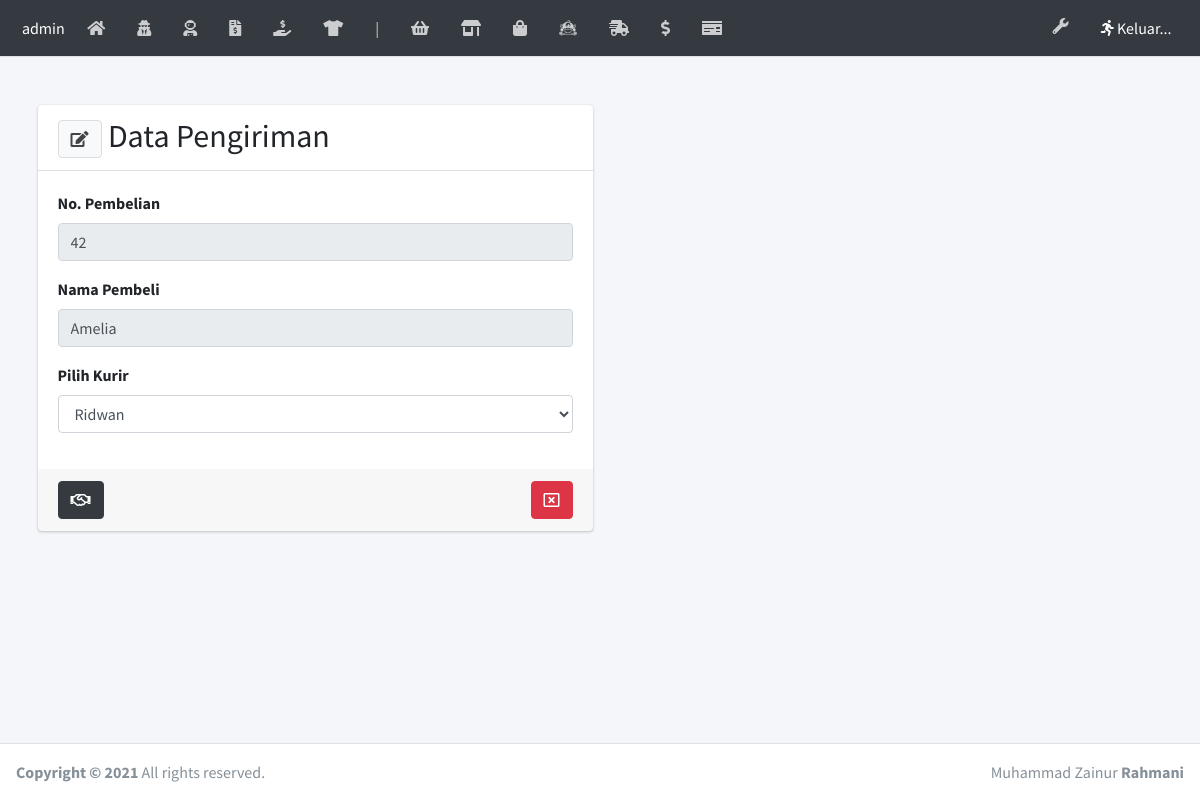
The app's page /laman/kirim_edit.php?idkirim=2 with its own data.
### tables this page shows
CREATE TABLE `beli` (
  `idbeli` int(5) NOT NULL,
  `id` int(5) NOT NULL,
  `idongkir` int(5) NOT NULL,
  `tglbeli` date NOT NULL,
  `total` int(11) NOT NULL,
  `bukti` text NOT NULL,
  `status` varchar(30) NOT NULL,
  `namakota` varchar(80) NOT NULL,
  `tarifnya` float NOT NULL,
  `alamat` text NOT NULL
);

CREATE TABLE `user` (
  `id` int(5) NOT NULL,
  `nama` varchar(100) NOT NULL,
  `username` varchar(80) NOT NULL,
  `password` varchar(80) NOT NULL,
  `alamat` text NOT NULL,
  `telp` varchar(15) NOT NULL,
  `email` varchar(100) NOT NULL,
  `jk` enum('0','1') NOT NULL,
  `level` varchar(20) NOT NULL
);

CREATE TABLE `kirim` (
  `idkirim` int(5) NOT NULL,
  `idbeli` int(5) NOT NULL,
  `idkurir` int(3) NOT NULL,
  `penerima` varchar(50) NOT NULL,
  `foto` text NOT NULL,
  `ket` text NOT NULL,
  `statuskirim` varchar(20) NOT NULL
);

CREATE TABLE `kurir` (
  `idkurir` int(3) NOT NULL,
  `username` varchar(10) NOT NULL,
  `password` varchar(10) NOT NULL,
  `namakurir` varchar(80) NOT NULL,
  `kontakkurir` varchar(50) NOT NULL,
  `alamatkurir` text NOT NULL,
  `jkkurir` enum('0','1') NOT NULL,
  `layanan` varchar(20) NOT NULL
);

### laman/kirim_edit.php (the view, shortened to what this page needs)
<?php require('headernya.php');
	$idkirim = $_GET['idkirim'];
	$query = mysqli_query($kon, "SELECT * FROM kirim INNER JOIN kurir ON kirim.idkurir = kurir.idkurir WHERE idkirim = '$idkirim'");
	$data  = mysqli_fetch_array($query);
  $idbeli = $data['idbeli'];
  $beli = mysqli_query($kon, "SELECT * FROM beli INNER JOIN user ON beli.id = user.id WHERE idbeli = '$idbeli'");
  $row  = mysqli_fetch_array($beli);
?>
  <div class="content-wrapper">
    <br><br>
    <section class="content">
      <div class="container">
        <div class="row">
          <div class="col-md-6 col-sm-12">
            <div class="card">
              <div class="card-header">
                <h2 style="display:inline;"><button class="btn btn-default" type="button" data-toggle="tooltip" data-placement="bottom" title="Ubah"><i class="fas fa-edit"></i></button> Data Pengiriman</h2>
              </div>
              <div class="card-body">
                <form action="" method="POST" autocomplete="off">
                  <div class="form-group">
                    <label>No. Pembelian</label>
                    <input type="number" class="form-control" name="idbeli" value="<?= $row['idbeli'] ?>" readonly>
                  </div>
                  <div class="form-group">
                    <label>Nama Pembeli</label>
                    <input type="text" class="form-control" value="<?= $row['nama'] ?>" readonly>
                  </div>
                  <div class="form-group">
                    <label>Pilih Kurir</label>
                    <select name="idkurir" class="form-control" required>
                      <option value="<?= $data['idkurir'] ?>"><?= $data['namakurir'] ?></option>
                  </select>
                  </div>
                </div>
                <div class="card-footer">
                  <button type="submit" name="simpan" class="btn btn-dark" data-toggle="tooltip" data-placement="bottom" title="Simpan"><i class="far fa-handshake"></i></button>
                  <button type="button" onclick="window.location='kirim.php';" data-toggle="tooltip" data-placement="bottom" title="Kembali" class="btn btn-danger float-right">
                    <i class="far fa-window-close"></i></button>
                </div>
            	</div>
            </div>
        </div>
      </section>
  </div>
<?php require('footernya.php') ?>

### records on screen
beli: idbeli "42", nama "Amelia"
kirim: idkurir "Ridwan"
